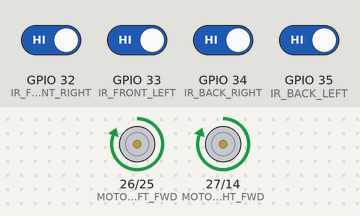
The sketch below on a simulated ESP32. On the bench: motor-driver pin pairs drawn as motors (green arrow = first pin HIGH = forward, orange = second pin HIGH = backward, longer = more drive). Inputs (shaded band) come from the test bench; at power-on: GPIO 32 (IR_FRONT_RIGHT), GPIO 33 (IR_FRONT_LEFT), GPIO 34 (IR_BACK_RIGHT), GPIO 35 (IR_BACK_LEFT) HIGH.

Above: at 1.2 s.
1.3 s: GPIO 32 (IR_FRONT_RIGHT) driven LOW
At 2.0 s:
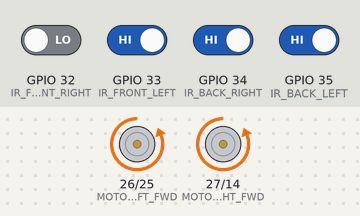
4.3 s: GPIO 32 (IR_FRONT_RIGHT) driven HIGH
At 5.0 s:
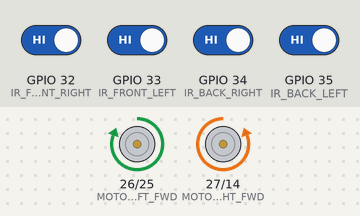
6.7 s: GPIO 33 (IR_FRONT_LEFT) driven LOW
At 6.85 s:
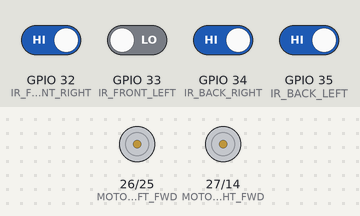
Timing chart, 0 to 15.7 s (numbered marks = the images above; inputs shaded):
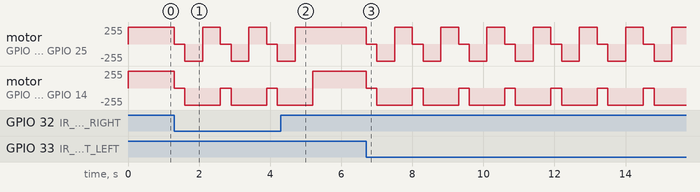

Measured:
- after the input at 4.3 s, motor on GPIO 26 (MOTOR_LEFT_FWD) / GPIO 25 (MOTOR_LEFT_BWD): goes on until 4.7 s, then stays forward 255/255

The sketch:

uji-ir-motor.ino
```cpp
// SENSOR INFRAMERAH
#define IR_FRONT_LEFT  33
#define IR_FRONT_RIGHT 32
#define IR_BACK_LEFT   35
#define IR_BACK_RIGHT  34

// MOTOR DRIVER
#define MOTOR_LEFT_FWD  26
#define MOTOR_LEFT_BWD  25
#define MOTOR_RIGHT_FWD  27
#define MOTOR_RIGHT_BWD  14

void setup() {
  Serial.begin(115200);

  // set inframerah
	pinMode(IR_FRONT_LEFT, INPUT);
	pinMode(IR_FRONT_RIGHT, INPUT);
	pinMode(IR_BACK_LEFT, INPUT);
	pinMode(IR_BACK_RIGHT, INPUT);

  // set motor
	pinMode(MOTOR_LEFT_FWD, OUTPUT);
	pinMode(MOTOR_LEFT_BWD, OUTPUT);
	pinMode(MOTOR_RIGHT_FWD, OUTPUT);
	pinMode(MOTOR_RIGHT_BWD, OUTPUT);
}

void loop() {
  int frontLeft = digitalRead(IR_FRONT_LEFT);
	int frontRight = digitalRead(IR_FRONT_RIGHT);
	int backLeft = digitalRead(IR_BACK_LEFT);
	int backRight = digitalRead(IR_BACK_RIGHT);

	if (frontLeft == LOW || frontRight == LOW) {
    	stopMotors();
    	delay(300);
    	reverseMotors();
    	delay(500);
    	turnRight();
    	delay(500);
	}
	else if (backLeft == LOW || backRight == LOW) {
    	stopMotors();
    	delay(300);
    	moveForward();
    	delay(500);
	}
	else {
    	moveForward();
	}
}

// fungsi untuk menggerakan mobil -> maju
void moveForward() {
	digitalWrite(MOTOR_LEFT_FWD, HIGH);
	digitalWrite(MOTOR_RIGHT_FWD, HIGH);
	digitalWrite(MOTOR_LEFT_BWD, LOW);
	digitalWrite(MOTOR_RIGHT_BWD, LOW);
}

// fungsi untuk menghentikan mobil
void stopMotors() {
	digitalWrite(MOTOR_LEFT_FWD, LOW);
	digitalWrite(MOTOR_RIGHT_FWD, LOW);
	digitalWrite(MOTOR_LEFT_BWD, LOW);
	digitalWrite(MOTOR_RIGHT_BWD, LOW);
}

// fungsi untuk menggerakan mobil -> mundur
void reverseMotors() {
	digitalWrite(MOTOR_LEFT_FWD, LOW);
	digitalWrite(MOTOR_RIGHT_FWD, LOW);
	digitalWrite(MOTOR_LEFT_BWD, HIGH);
	digitalWrite(MOTOR_RIGHT_BWD, HIGH);
}

// fungsi untuk belok kanan
void turnRight() {
	digitalWrite(MOTOR_LEFT_FWD, HIGH);
	digitalWrite(MOTOR_RIGHT_FWD, LOW);
	digitalWrite(MOTOR_LEFT_BWD, LOW);
	digitalWrite(MOTOR_RIGHT_BWD, HIGH);
}
```
